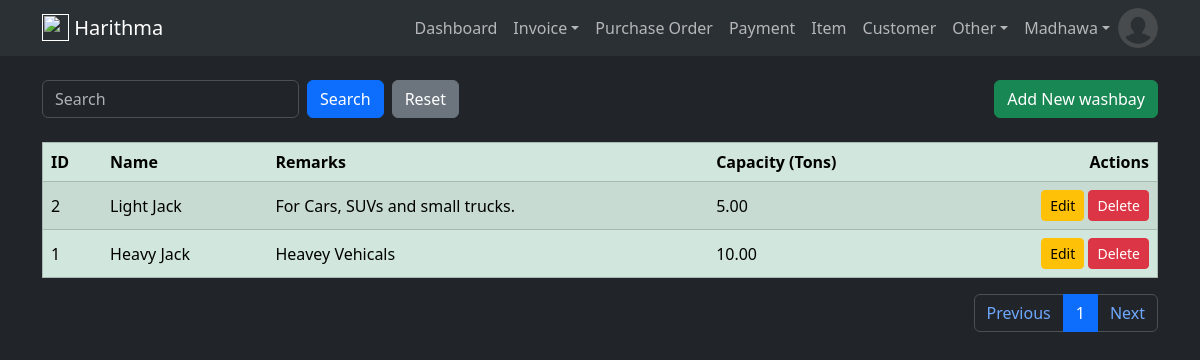
The page /washbay (signed in) on the database its author committed.
### harithmapos/models.py (models this page shows, shortened)
class User(db.Model, UserMixin):
    id = db.Column(db.Integer, primary_key=True)
    email = db.Column(db.String(120), unique=True, nullable=False)
    name = db.Column(db.String(50), nullable=False)
    image = db.Column(db.String(20), default='default.jpg')
    password = db.Column(db.String(60), nullable=False)
    ui_theme = db.Column(db.String(5), default='light')
    create_dttm = db.Column(db.DateTime, nullable=False, default=datetime.utcnow)
    update_dttm = db.Column(db.DateTime, nullable=False, default=datetime.utcnow)

class WashBay(db.Model):
    id = db.Column(db.Integer, primary_key=True)
    name = db.Column(db.String(50), nullable=False)
    remarks = db.Column(db.String(255))
    capacity = db.Column(db.Numeric(10,2))
    create_dttm = db.Column(db.DateTime, nullable=False, default=datetime.utcnow)
    invoices = db.relationship('InvoiceHead', backref='washbay', lazy=True)

### harithmapos/views/washbay/routes.py (the view)
@washbay_blueprint.route("/washbay", methods=['GET', 'POST'])
@login_required
def washbay():
    washbay_create_form = WashBayCreateForm()
    washbay_update_form = WashBayUpdateForm()
    per_page = 10
    page = request.args.get('page',1,type=int)
    query = request.args.get("query",None)
    if query:
        washbays = WashBay.query.order_by(WashBay.create_dttm.desc()).filter(WashBay.name.icontains(query)).paginate(page=page, per_page=per_page)
    else:
        washbays = WashBay.query.order_by(WashBay.create_dttm.desc()).paginate(page=page, per_page=per_page)
    return render_template(
        'washbay.html',
        title='WashBay',
        washbay_create_form=washbay_create_form,
        washbay_update_form=washbay_update_form,
        washbays=washbays,
        query=query
    )

### harithmapos/views/washbay/forms.py
class WashBayCreateForm(FlaskForm):
    name = StringField("Name", validators=[DataRequired(), Length(min=2, max=50)])
    remarks = StringField("Remarks")
    capacity = DecimalField("Capacity (Tons)", places=2)
    submit = SubmitField('Insert Wash Bay')

class WashBayUpdateForm(FlaskForm):
    name = StringField("Name", validators=[DataRequired(), Length(min=2, max=50)])
    remarks = StringField("Remarks")
    capacity = DecimalField("Capacity (Tons)", places=2)
    submit = SubmitField('Update Wash Bay')

### harithmapos/models.py (called while the page is built)
@login_manager.user_loader
def load_user(user_id):
    return User.query.get(int(user_id))

### harithmapos/templates/washbay.html (shortened to what this page needs)
{% extends 'layout/base.html' %}
{% block body %}
    <div class="container mt-4">
        <div class="row">
            <div class="col d-flex justify-content-between align-items-center">
                <form class="mb-0 d-flex" action="" method="GET" autocomplete="off">
                    <input type="text" class="form-control me-2" name="query" id="query" placeholder="{{ query if query else 'Search'}}">
                    <input type="submit" value="Search" class="btn btn-primary me-2" name="">
                    <a href="{{ url_for('washbay_blueprint.washbay') }}"><input type="submit" value="Reset" class="btn btn-secondary" ></a>
                </form>
                <button type="button" class="btn btn-success align-right" data-bs-toggle="modal" data-bs-target="#insert_modal">Add New washbay</button>
            </div>
        </div>
    </div>
    <div class="container mt-4">
        <table class="table table-success table-striped table-hover" border="1">
            <thead class="thread-dark">
                <tr>
                    <th scope="col">ID</th>
                    <th scope="col">Name</th>
                    <th scope="col">Remarks</th>
                    <th scope="col">Capacity (Tons)</th>
                    <th scope="col" style="text-align: right" >Actions</th>
                </tr>
            </thead>
            <tbody id="results">
                {% for washbay in washbays.items %}
                    <tr>
                        <td class="align-middle"  scope="row">{{washbay.id}}</td>
                        <td class="align-middle">{{washbay.name}}</td>
                        <td class="align-middle">{{washbay.remarks}}</td>
                        <td class="align-middle">{{washbay.capacity}}</td>
                        <td class="text-end">
                            <a href="{{ url_for('washbay_blueprint.update_washbay', washbay_id=washbay.id) }}" class="btn btn-sm btn-warning" data-toggle="tooltip" data-placement="top" title="Update washbay" data-bs-toggle="modal" data-bs-target="#update_washbay{{washbay.id}}">Edit</a>
                            <a href="{{ url_for('washbay_blueprint.delete_washbay', washbay_id=washbay.id) }}" class="btn btn-sm btn-danger" data-toggle="tooltip" data-placement="top" title="Delete washbay" onclick="return confirm('Are you sure to delete?')">Delete</a>
                        </td>
                    </tr>
                {% endfor %}
            </tbody>
        </table>
        <nav aria-label="Page navigation">
            <ul class="pagination justify-content-end">
                <li class="page-item"><a class="page-link" href="{{ url_for('washbay_blueprint.washbay', page=washbays.prev_num, query=query) }}">Previous</a></li>
                {% for page_number in washbays.iter_pages(left_edge=1, right_edge=1, left_current=1, right_current=2) %}
                    {% if page_number %}
                        {% if washbays.page == page_number %}
                            <li class="page-item "><a class="page-link active" href="{{ url_for('washbay_blueprint.washbay', page=page_number, query=query) }}">{{ page_number }}</a></li>
                        {% else %}
                            <li class="page-item "><a class="page-link" href="{{ url_for('washbay_blueprint.washbay', page=page_number, query=query) }}">{{ page_number }}</a></li>
                        {% endif %}
                    {% else %}
                        <li class="page-item "><a class="page-link" href="#">...</a></li>
                    {% endif %}
                {% endfor %}
                <li class="page-item"><a class="page-link" href="{{ url_for('washbay_blueprint.washbay', page=washbays.next_num, query=query) }}">Next</a></li>
            </ul>
        </nav>
    </div>
{% endblock %}

### harithmapos/templates/layout/navbar.html (shortened to what this page needs)
<nav class="navbar navbar-expand-lg bg-body-tertiary">
    <div class="container">
        <a href="" class="navbar-brand lead">
            <img src="{{url_for('static', filename='vehical.png')}}" height="27" class="d-inline-block align-text-top">
            <b>Harithma</b>
        </a>
        <div class="collapse navbar-collapse" id="navbarCollapse">
            <ul class="navbar-nav ms-auto">
                {% if current_user.is_authenticated %}
                    <a class="nav-item nav-link" href="{{ url_for('dashboard_blueprint.dashboard') }}">Dashboard</a>
                    <li class="nav-item dropdown">
                        <a class="nav-link dropdown-toggle" href="#" role="button" data-bs-toggle="dropdown" aria-expanded="false">Invoice</a>
                    </li>
                    <a class="nav-item nav-link" href="{{ url_for('purchase_order_blueprint.purchase_order_head') }}">Purchase Order</a>
                    <a class="nav-item nav-link" href="{{ url_for('payment_blueprint.payment') }}">Payment</a>
                    <a class="nav-item nav-link" href="{{ url_for('item_blueprint.item') }}">Item</a>
                    <a class="nav-item nav-link" href="{{ url_for('customer_blueprint.customer') }}">Customer</a>
                    <li class="nav-item dropdown">
                        <a class="nav-link dropdown-toggle" href="#" role="button" data-bs-toggle="dropdown" aria-expanded="false">Other</a>
                    </li>
                    <li class="nav-item dropdown">
                        <a class="nav-link dropdown-toggle" href="#" role="button" data-bs-toggle="dropdown" aria-expanded="false">{{ current_user.name }}</a>
                    </li>
                    <img src="{{ url_for('static', filename='user_images/'+current_user.image) }}" class="rounded-circle" height="40" alt="Avatar" />
                {% else %}
                    <a class="nav-item nav-link" href="{{ url_for('user_blueprint.login') }}">Login</a>
                    <a class="nav-item nav-link" href="{{ url_for('user_blueprint.register') }}">Register</a>
                {% endif %}
            </ul>
        </div>
    </div>
</nav>

### rows shown on the page
User: name "Madhawa", image (placeholder picture)
WashBay: id "2", name "Light Jack", remarks "For Cars, SUVs and small trucks.", capacity "5.00"
WashBay: id "1", name "Heavy Jack", remarks "Heavey Vehicals", capacity "10.00"

### other values the page prints
{{ page_number }} "1"
